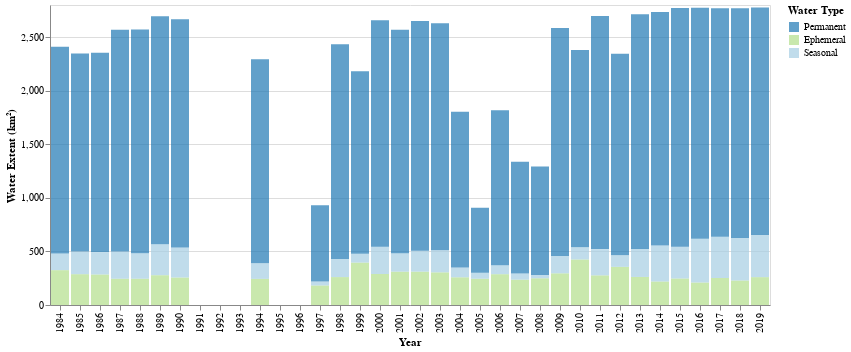

Source (notebook cell):
### Code cell
# Visualise total UK area of water types by year
water_type_melt = pd.melt(water_type_by_year[water_type_by_year['Year']!='baseline'], id_vars=['Year'],
                          value_vars=['Ephemeral', 'Seasonal', 'Permanent'],
                          var_name='Type', value_name = 'Extent')

alt.Chart(water_type_melt).mark_bar(opacity=0.7).encode(
    x=alt.X('Year:N', title = 'Year'),
    y=alt.Y('sum(Extent)', title = 'Water Extent (km\N{SUPERSCRIPT TWO})'),
    color=alt.Color('Type',
        scale = alt.Scale(domain=['Permanent', 'Ephemeral', 'Seasonal'],
                          range=['#1f78b4', '#b2df8a', '#a6cee3']),
        title = 'Water Type'),
    order=alt.Order('sum(Type)',sort='ascending'),
    tooltip = ['Year:N', 
               alt.Tooltip('Extent:Q', title = 'Extent')]
).interactive()

### Figure 1 — Vega-Lite specification as saved in the notebook (floating-point values rounded to 4 significant figures)
{"config": {"view": {"continuousWidth": 400, "continuousHeight": 300}}, "data": {"name": "data-9ee1b39b99b2ce35b6e9424621584b1b"}, "mark": {"type": "bar", "opacity": 0.7}, "encoding": {"color": {"field": "Type", "scale": {"domain": ["Permanent", "Ephemeral", "Seasonal"], "range": ["#1f78b4", "#b2df8a", "#a6cee3"]}, "title": "Water Type", "type": "nominal"}, "order": {"aggregate": "sum", "field": "Type", "sort": "ascending", "type": "nominal"}, "tooltip": [{"field": "Year", "type": "nominal"}, {"field": "Extent", "title": "Extent", "type": "quantitative"}], "x": {"field": "Year", "title": "Year", "type": "nominal"}, "y": {"aggregate": "sum", "field": "Extent", "title": "Water Extent (km²)", "type": "quantitative"}}, "selection": {"selector001": {"type": "interval", "bind": "scales", "encodings": ["x", "y"]}}, "$schema": "https://vega.github.io/schema/vega-lite/v4.17.0.json", "datasets": {"data-9ee1b39b99b2ce35b6e9424621584b1b": [{"Year": "1984", "Type": "Ephemeral", "Extent": 325.4}, {"Year": "1985", "Type": "Ephemeral", "Extent": 287.8}, {"Year": "1986", "Type": "Ephemeral", "Extent": 284.8}, {"Year": "1987", "Type": "Ephemeral", "Extent": 245.2}, {"Year": "1988", "Type": "Ephemeral", "Extent": 245.2}, {"Year": "1989", "Type": "Ephemeral", "Extent": 278.2}, {"Year": "1990", "Type": "Ephemeral", "Extent": 256.7}, {"Year": "1991", "Type": "Ephemeral", "Extent": 0.0}, {"Year": "1992", "Type": "Ephemeral", "Extent": 0.0}, {"Year": "1993", "Type": "Ephemeral", "Extent": 0.0}, {"Year": "1994", "Type": "Ephemeral", "Extent": 244.1}, {"Year": "1995", "Type": "Ephemeral", "Extent": 0.0}, {"Year": "1996", "Type": "Ephemeral", "Extent": 0.0}, {"Year": "1997", "Type": "Ephemeral", "Extent": 182.3}, {"Year": "1998", "Type": "Ephemeral", "Extent": 260.6}, {"Year": "1999", "Type": "Ephemeral", "Extent": 395.9}, {"Year": "2000", "Type": "Ephemeral", "Extent": 289.1}, {"Year": "2001", "Type": "Ephemeral", "Extent": 311.4}, {"Year": "2002", "Type": "Ephemeral", "Extent": 311.4}, {"Year": "2003", "Type": "Ephemeral", "Extent": 304.6}, {"Year": "2004", "Type": "Ephemeral", "Extent": 258.7}, {"Year": "2005", "Type": "Ephemeral", "Extent": 245.1}, {"Year": "2006", "Type": "Ephemeral", "Extent": 287.6}, {"Year": "2007", "Type": "Ephemeral", "Extent": 236.4}, {"Year": "2008", "Type": "Ephemeral", "Extent": 249.4}, {"Year": "2009", "Type": "Ephemeral", "Extent": 295.7}, {"Year": "2010", "Type": "Ephemeral", "Extent": 424.9}, {"Year": "2011", "Type": "Ephemeral", "Extent": 276.8}, {"Year": "2012", "Type": "Ephemeral", "Extent": 356.3}, {"Year": "2013", "Type": "Ephemeral", "Extent": 261.9}, {"Year": "2014", "Type": "Ephemeral", "Extent": 219.4}, {"Year": "2015", "Type": "Ephemeral", "Extent": 247.4}, {"Year": "2016", "Type": "Ephemeral", "Extent": 209.8}, {"Year": "2017", "Type": "Ephemeral", "Extent": 252.2}, {"Year": "2018", "Type": "Ephemeral", "Extent": 228.6}, {"Year": "2019", "Type": "Ephemeral", "Extent": 260.0}, {"Year": "1984", "Type": "Seasonal", "Extent": 155.4}, {"Year": "1985", "Type": "Seasonal", "Extent": 210.4}, {"Year": "1986", "Type": "Seasonal", "Extent": 209.2}, {"Year": "1987", "Type": "Seasonal", "Extent": 254.4}, {"Year": "1988", "Type": "Seasonal", "Extent": 237.7}, {"Year": "1989", "Type": "Seasonal", "Extent": 288.6}, {"Year": "1990", "Type": "Seasonal", "Extent": 280.7}, {"Year": "1991", "Type": "Seasonal", "Extent": 0.0}, {"Year": "1992", "Type": "Seasonal", "Extent": 0.0}, {"Year": "1993", "Type": "Seasonal", "Extent": 0.0}, {"Year": "1994", "Type": "Seasonal", "Extent": 144.6}, {"Year": "1995", "Type": "Seasonal", "Extent": 0.0}, {"Year": "1996", "Type": "Seasonal", "Extent": 0.0}, {"Year": "1997", "Type": "Seasonal", "Extent": 36.36}, {"Year": "1998", "Type": "Seasonal", "Extent": 169.0}, {"Year": "1999", "Type": "Seasonal", "Extent": 81.85}, {"Year": "2000", "Type": "Seasonal", "Extent": 255.1}, {"Year": "2001", "Type": "Seasonal", "Extent": 172.4}, {"Year": "2002", "Type": "Seasonal", "Extent": 195.4}, {"Year": "2003", "Type": "Seasonal", "Extent": 205.6}, {"Year": "2004", "Type": "Seasonal", "Extent": 91.81}, {"Year": "2005", "Type": "Seasonal", "Extent": 56.0}, {"Year": "2006", "Type": "Seasonal", "Extent": 83.81}, {"Year": "2007", "Type": "Seasonal", "Extent": 56.78}, {"Year": "2008", "Type": "Seasonal", "Extent": 30.88}, {"Year": "2009", "Type": "Seasonal", "Extent": 162.2}, {"Year": "2010", "Type": "Seasonal", "Extent": 113.0}, {"Year": "2011", "Type": "Seasonal", "Extent": 245.0}, {"Year": "2012", "Type": "Seasonal", "Extent": 106.9}, {"Year": "2013", "Type": "Seasonal", "Extent": 261.9}, {"Year": "2014", "Type": "Seasonal", "Extent": 334.9}, {"Year": "2015", "Type": "Seasonal", "Extent": 296.7}, {"Year": "2016", "Type": "Seasonal", "Extent": 407.8}, {"Year": "2017", "Type": "Seasonal", "Extent": 384.5}, {"Year": "2018", "Type": "Seasonal", "Extent": 397.7}, {"Year": "2019", "Type": "Seasonal", "Extent": 393.9}, {"Year": "1984", "Type": "Permanent", "Extent": 1928.0}, {"Year": "1985", "Type": "Permanent", "Extent": 1850.0}, {"Year": "1986", "Type": "Permanent", "Extent": 1861.0}, {"Year": "1987", "Type": "Permanent", "Extent": 2069.0}, {"Year": "1988", "Type": "Permanent", "Extent": 2089.0}, {"Year": "1989", "Type": "Permanent", "Extent": 2128.0}, {"Year": "1990", "Type": "Permanent", "Extent": 2129.0}, {"Year": "1991", "Type": "Permanent", "Extent": 0.0}, {"Year": "1992", "Type": "Permanent", "Extent": 0.0}, {"Year": "1993", "Type": "Permanent", "Extent": 0.0}, {"Year": "1994", "Type": "Permanent", "Extent": 1906.0}, {"Year": "1995", "Type": "Permanent", "Extent": 0.0}, {"Year": "1996", "Type": "Permanent", "Extent": 0.0}, {"Year": "1997", "Type": "Permanent", "Extent": 711.9}, {"Year": "1998", "Type": "Permanent", "Extent": 2004.0}, {"Year": "1999", "Type": "Permanent", "Extent": 1704.0}, {"Year": "2000", "Type": "Permanent", "Extent": 2114.0}, {"Year": "2001", "Type": "Permanent", "Extent": 2086.0}, {"Year": "2002", "Type": "Permanent", "Extent": 2145.0}, {"Year": "2003", "Type": "Permanent", "Extent": 2120.0}, {"Year": "2004", "Type": "Permanent", "Extent": 1453.0}, {"Year": "2005", "Type": "Permanent", "Extent": 606.2}, {"Year": "2006", "Type": "Permanent", "Extent": 1445.0}, {"Year": "2007", "Type": "Permanent", "Extent": 1043.0}, {"Year": "2008", "Type": "Permanent", "Extent": 1011.0}, {"Year": "2009", "Type": "Permanent", "Extent": 2128.0}, {"Year": "2010", "Type": "Permanent", "Extent": 1842.0}, {"Year": "2011", "Type": "Permanent", "Extent": 2176.0}, {"Year": "2012", "Type": "Permanent", "Extent": 1883.0}, {"Year": "2013", "Type": "Permanent", "Extent": 2190.0}, {"Year": "2014", "Type": "Permanent", "Extent": 2181.0}, {"Year": "2015", "Type": "Permanent", "Extent": 2229.0}, {"Year": "2016", "Type": "Permanent", "Extent": 2156.0}, {"Year": "2017", "Type": "Permanent", "Extent": 2133.0}, {"Year": "2018", "Type": "Permanent", "Extent": 2143.0}, {"Year": "2019", "Type": "Permanent", "Extent": 2122.0}]}}
